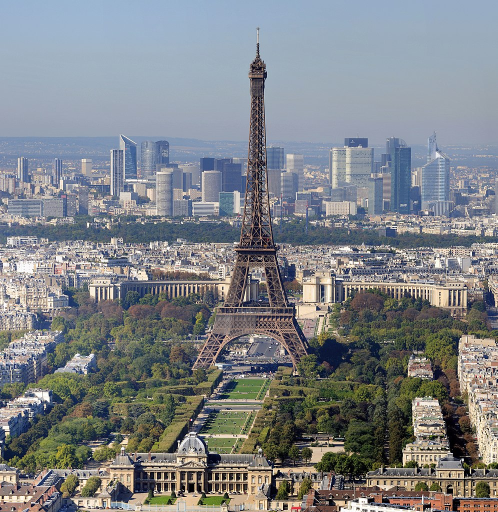
#> input picture static/paris_test.jpg, 995 x 1024 px (shown at 1/2 size)
$ python watermark_it_pil.py
#> lines starting #> are read from the running program, lines starting #| are printed output that depends on the picture
import os
from PIL import Image, ImageDraw, ImageFont
import random

from static.watermark_it_data import *


class PilImage:
    """A class for adding watermarks to images using PIL.
    Use with watermark_it_main.py's Tkinter GUI.

    Attributes:
        color (tuple): RGB color tuple for the watermark text.
        opacity (int): Alpha value for transparency in the watermark.
        font_size (int): Font size of the watermark text.
        font_name (str): Font type for the watermark text.
        rows (int): Number of rows for the watermark.
        cols (int): Number of columns for the watermark.
        text (str): Text content of the watermark.
        path_input (str): Input path of the image to watermark.
        path_output (str): Output path for the watermarked image.
    """

    def __init__(self, path: str, text: str = "©2024", path_output: str = "watermark_it"):
        """Initialize PilImage object with default values.

        Args:
            path (str): Input path of the image to watermark.
            text (str, optional): Text content of the watermark. Defaults to "©2024".
            path_output (str, optional): Output path for the watermarked image. Defaults to "watermark_it".
        """
        self.path_input = path
        self.text = text
        self.path_output = path_output
        self.color = (255, 255, 255)
        self.opacity = 96
        self.font_size = 40
        self.font_name = "arial"
        self.rows = 20
        self.cols = 6

    @staticmethod
    def __dict_vals_to_list(*args: dict):
        """Static and private method. Used to populate font list.

        Args:
            :var *args: Dictionary of readable_name(keys)/tk_name(values): :type: dict, required
        """
        res_list = list()
        for i in args:
            res_list.extend(list(i.values()))
        return res_list

    def draw_text(self, draw_obj: ImageDraw, base_size: tuple, font: ImageFont):
        """Draw watermark text on a PIL image.

        Args:
            draw_obj (ImageDraw): ImageDraw object for drawing on the image.
            base_size (tuple): Size of the base image.
            font (ImageFont): Font object for drawing text.
        """
        x = base_size[0]
        x_parts = base_size[0] // self.cols
        y_parts = base_size[1] // self.rows
        for col_ind in range(self.cols):
            y = base_size[1]
            x -= x_parts
            for row_ind in range(self.rows):
                y -= y_parts
                draw_obj.text((x, y),
                              self.text,
                              font=font,
                              fill=(self.color[0], self.color[1], self.color[2], self.opacity))

    def create_watermark(self):
        """Build PIL.Image object and overlay watermark with draw_text method."""
        with Image.open(self.path_input).convert("RGBA") as base:
            text_layer = Image.new("RGBA", base.size, (255, 255, 255, 0))
            font = ImageFont.truetype(self.font_name, self.font_size)
            draw_obj = ImageDraw.Draw(text_layer)
            now_str = [i for i in now_string if i.isdigit()]
            suffix = "".join(random.sample(now_str, k=4))
            self.draw_text(draw_obj, base.size, font)
            final = Image.alpha_composite(base, text_layer)
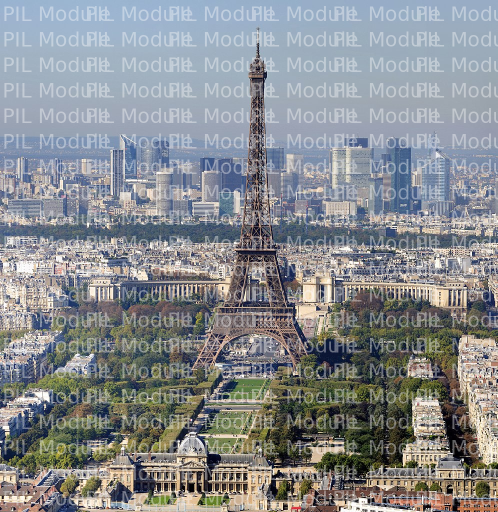
#> final: PIL image 995x1024 RGBA (shown at 1/2 size); mean R, G, B, A 136.2, 139.8, 143.3, 255

            input_dir = os.path.dirname(self.path_input)

            output_path = os.path.join(input_dir, f"watermark_it_{suffix}.png")
            final.convert("RGB").save(output_path, "PNG")
            quit()
#> (the program exits here)

$ run again, with static/earth_test.jpg copied over static/paris_test.jpg
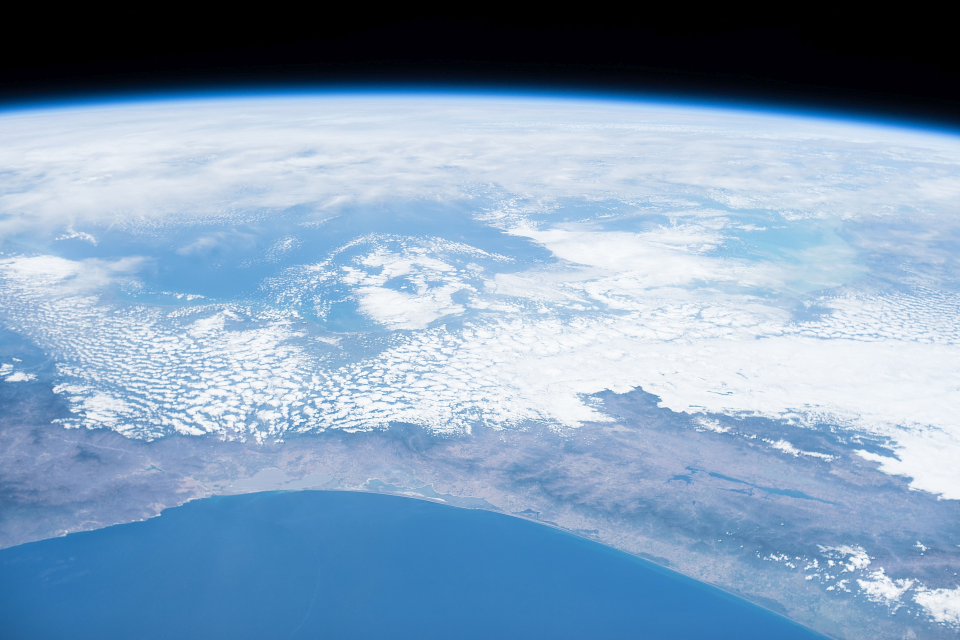
#> input picture static/earth_test.jpg, 1920 x 1280 px (shown at 1/2 size)
#> in create_watermark, `final = Image.alpha_composite(base, text_layer)`:
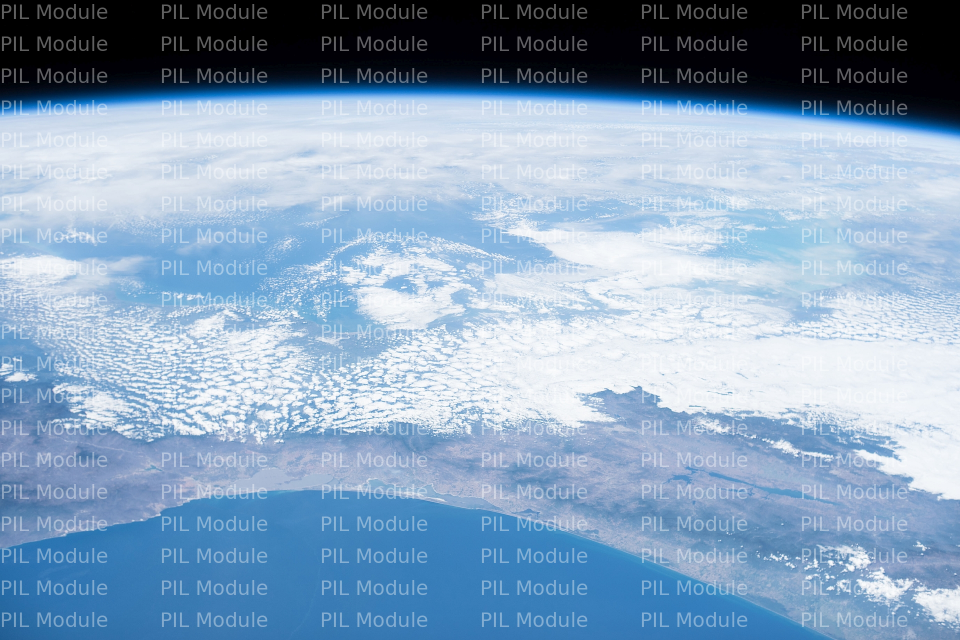
#> final: PIL image 1920x1280 RGBA (shown at 1/2 size); mean R, G, B, A 136.3, 162, 187.7, 255
